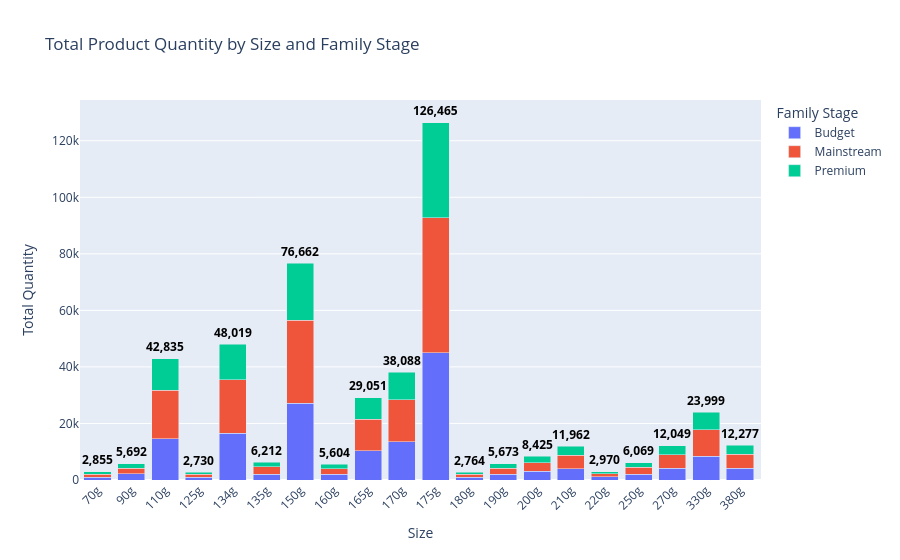

The code cell stored with this chart in its notebook:
### Markdown cell above
####  Interpretation – Sales by Family Stage and Customer Tier

The grouped bar chart highlights revenue contributions broken down by family life stage and customer tier:

- **Standard (Singles/Couples)** is by far the dominant family stage segment — it contributes the highest total sales across all three customer tiers (Budget, Mainstream, Premium).
- Within Standard, **Mainstream** customers lead, followed by **Budget** and then **Premium**.
- **Established Families** and **Young Families** represent the second and third largest groups, reflecting households with larger chip consumption needs.
- **New Families** contribute the least, likely due to their smaller customer count and possibly shifting dietary priorities with young children.

This chart confirms that the core target for chip category growth is the **Mainstream Standard (Singles/Couples)** segment.

### Code cell
grouped_data = df.groupby(['size', 'PREMIUM_CUSTOMER'])['PROD_QTY'].sum().reset_index()
totals = df.groupby('size')['PROD_QTY'].sum().reset_index()


grouped_data = grouped_data.sort_values(by='size')
totals = totals.sort_values(by='size')

grouped_data['size_label'] =  grouped_data['size'].astype(str) + "g"
totals['size_label'] = totals['size'].astype(str) + "g"


fig = px.bar(
    grouped_data, 
    x='size_label',        
    y='PROD_QTY', 
    color='PREMIUM_CUSTOMER', 
    title='Total Product Quantity by Size and Family Stage',
    labels={'PROD_QTY': 'Total Quantity', 'size_label': 'Size', 'PREMIUM_CUSTOMER': 'Family Stage'},
    barmode='stack' 
)

for i, row in totals.iterrows():
    fig.add_annotation(
        x=row['size_label'], 
        y=row['PROD_QTY'],      
        text=f"<b>{row['PROD_QTY']:,.0f}</b>", 
        showarrow=False,        
        yshift=12,              
        font=dict(size=12, color="black") 
    )


fig.update_xaxes(tickangle=-45)
fig.show()

### Figure 1 — Plotly figure (JSON) as saved in the notebook; plotly's stock layout.template omitted (floating-point values rounded to 4 significant figures)
{"data": [{"hovertemplate": "Family Stage=Budget<br>Size=%{x}<br>Total Quantity=%{y}<extra></extra>", "legendgroup": "Budget", "marker": {"color": "#636efa", "pattern": {"shape": ""}}, "name": "Budget", "orientation": "v", "showlegend": true, "textposition": "auto", "type": "bar", "x": ["70g", "90g", "110g", "125g", "134g", "135g", "150g", "160g", "165g", "170g", "175g", "180g", "190g", "200g", "210g", "220g", "250g", "270g", "330g", "380g"], "xaxis": "x", "y": [1056, 2158, 14610, 1016, 16541, 2111, 27100, 2111, 10310, 13573, 45002, 1036, 2084, 3136, 4044, 1099, 2112, 4104, 8429, 4142], "yaxis": "y"}, {"hovertemplate": "Family Stage=Mainstream<br>Size=%{x}<br>Total Quantity=%{y}<extra></extra>", "legendgroup": "Mainstream", "marker": {"color": "#EF553B", "pattern": {"shape": ""}}, "name": "Mainstream", "orientation": "v", "showlegend": true, "textposition": "auto", "type": "bar", "x": ["70g", "90g", "110g", "125g", "134g", "135g", "150g", "160g", "165g", "170g", "175g", "180g", "190g", "200g", "210g", "220g", "250g", "270g", "330g", "380g"], "xaxis": "x", "y": [988, 1973, 17060, 944, 18861, 2493, 29490, 1921, 11105, 14792, 47792, 976, 2095, 2933, 4783, 1040, 2362, 4844, 9431, 4897], "yaxis": "y"}, {"hovertemplate": "Family Stage=Premium<br>Size=%{x}<br>Total Quantity=%{y}<extra></extra>", "legendgroup": "Premium", "marker": {"color": "#00cc96", "pattern": {"shape": ""}}, "name": "Premium", "orientation": "v", "showlegend": true, "textposition": "auto", "type": "bar", "x": ["70g", "90g", "110g", "125g", "134g", "135g", "150g", "160g", "165g", "170g", "175g", "180g", "190g", "200g", "210g", "220g", "250g", "270g", "330g", "380g"], "xaxis": "x", "y": [811, 1561, 11165, 770, 12617, 1608, 20072, 1572, 7636, 9723, 33671, 752, 1494, 2356, 3135, 831, 1595, 3101, 6139, 3238], "yaxis": "y"}], "layout": {"annotations": [{"font": {"color": "black", "size": 12}, "showarrow": false, "text": "<b>2,855</b>", "x": "70g", "y": 2855, "yshift": 12}, {"font": {"color": "black", "size": 12}, "showarrow": false, "text": "<b>5,692</b>", "x": "90g", "y": 5692, "yshift": 12}, {"font": {"color": "black", "size": 12}, "showarrow": false, "text": "<b>42,835</b>", "x": "110g", "y": 42835, "yshift": 12}, {"font": {"color": "black", "size": 12}, "showarrow": false, "text": "<b>2,730</b>", "x": "125g", "y": 2730, "yshift": 12}, {"font": {"color": "black", "size": 12}, "showarrow": false, "text": "<b>48,019</b>", "x": "134g", "y": 48019, "yshift": 12}, {"font": {"color": "black", "size": 12}, "showarrow": false, "text": "<b>6,212</b>", "x": "135g", "y": 6212, "yshift": 12}, {"font": {"color": "black", "size": 12}, "showarrow": false, "text": "<b>76,662</b>", "x": "150g", "y": 76662, "yshift": 12}, {"font": {"color": "black", "size": 12}, "showarrow": false, "text": "<b>5,604</b>", "x": "160g", "y": 5604, "yshift": 12}, {"font": {"color": "black", "size": 12}, "showarrow": false, "text": "<b>29,051</b>", "x": "165g", "y": 29051, "yshift": 12}, {"font": {"color": "black", "size": 12}, "showarrow": false, "text": "<b>38,088</b>", "x": "170g", "y": 38088, "yshift": 12}, {"font": {"color": "black", "size": 12}, "showarrow": false, "text": "<b>126,465</b>", "x": "175g", "y": 126465, "yshift": 12}, {"font": {"color": "black", "size": 12}, "showarrow": false, "text": "<b>2,764</b>", "x": "180g", "y": 2764, "yshift": 12}, {"font": {"color": "black", "size": 12}, "showarrow": false, "text": "<b>5,673</b>", "x": "190g", "y": 5673, "yshift": 12}, {"font": {"color": "black", "size": 12}, "showarrow": false, "text": "<b>8,425</b>", "x": "200g", "y": 8425, "yshift": 12}, {"font": {"color": "black", "size": 12}, "showarrow": false, "text": "<b>11,962</b>", "x": "210g", "y": 11962, "yshift": 12}, {"font": {"color": "black", "size": 12}, "showarrow": false, "text": "<b>2,970</b>", "x": "220g", "y": 2970, "yshift": 12}, {"font": {"color": "black", "size": 12}, "showarrow": false, "text": "<b>6,069</b>", "x": "250g", "y": 6069, "yshift": 12}, {"font": {"color": "black", "size": 12}, "showarrow": false, "text": "<b>12,049</b>", "x": "270g", "y": 12049, "yshift": 12}, {"font": {"color": "black", "size": 12}, "showarrow": false, "text": "<b>23,999</b>", "x": "330g", "y": 23999, "yshift": 12}, {"font": {"color": "black", "size": 12}, "showarrow": false, "text": "<b>12,277</b>", "x": "380g", "y": 12277, "yshift": 12}], "barmode": "stack", "legend": {"title": {"text": "Family Stage"}, "tracegroupgap": 0}, "title": {"text": "Total Product Quantity by Size and Family Stage"}, "xaxis": {"anchor": "y", "domain": [0, 1], "tickangle": -45, "title": {"text": "Size"}}, "yaxis": {"anchor": "x", "domain": [0, 1], "title": {"text": "Total Quantity"}}}}
